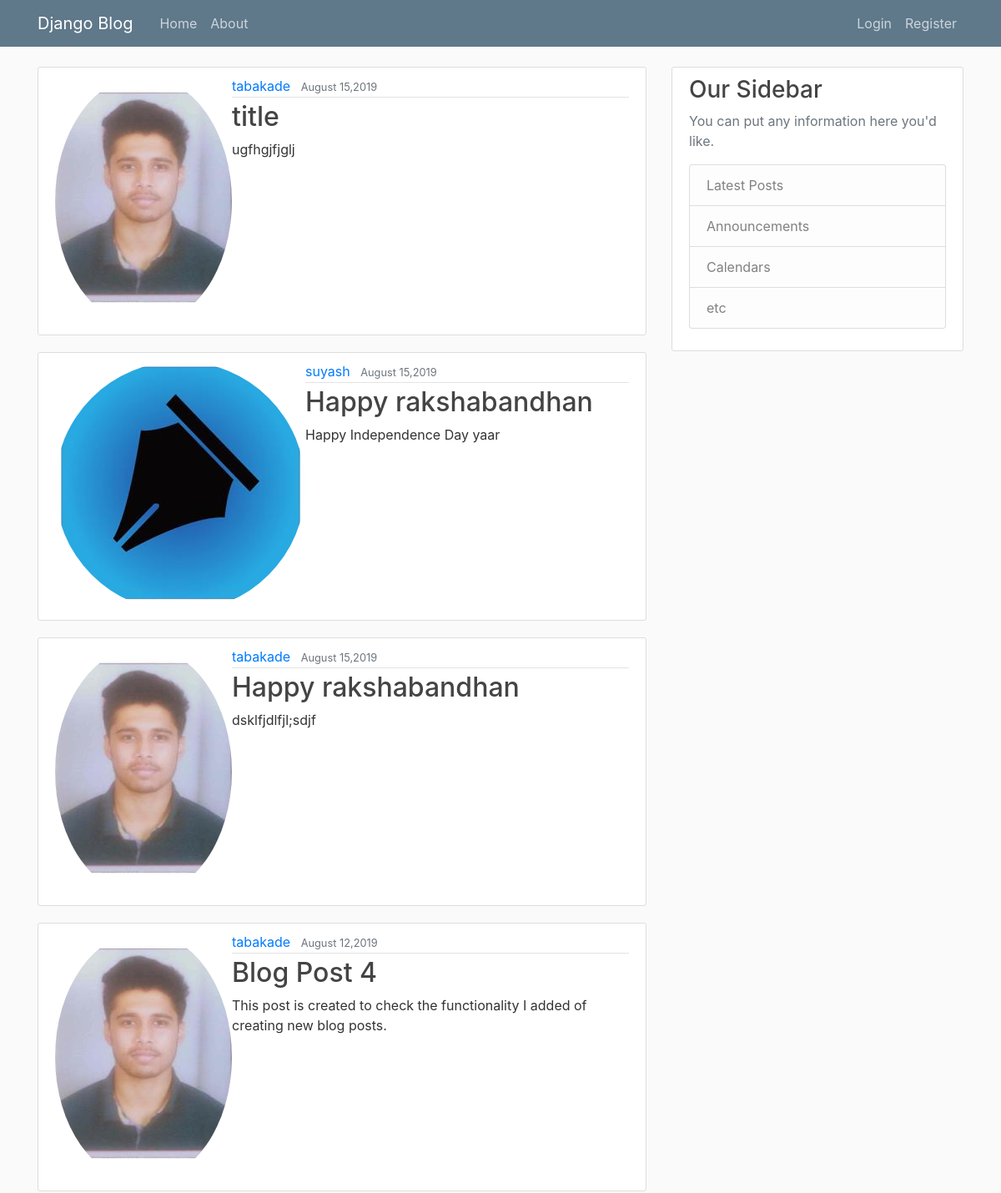
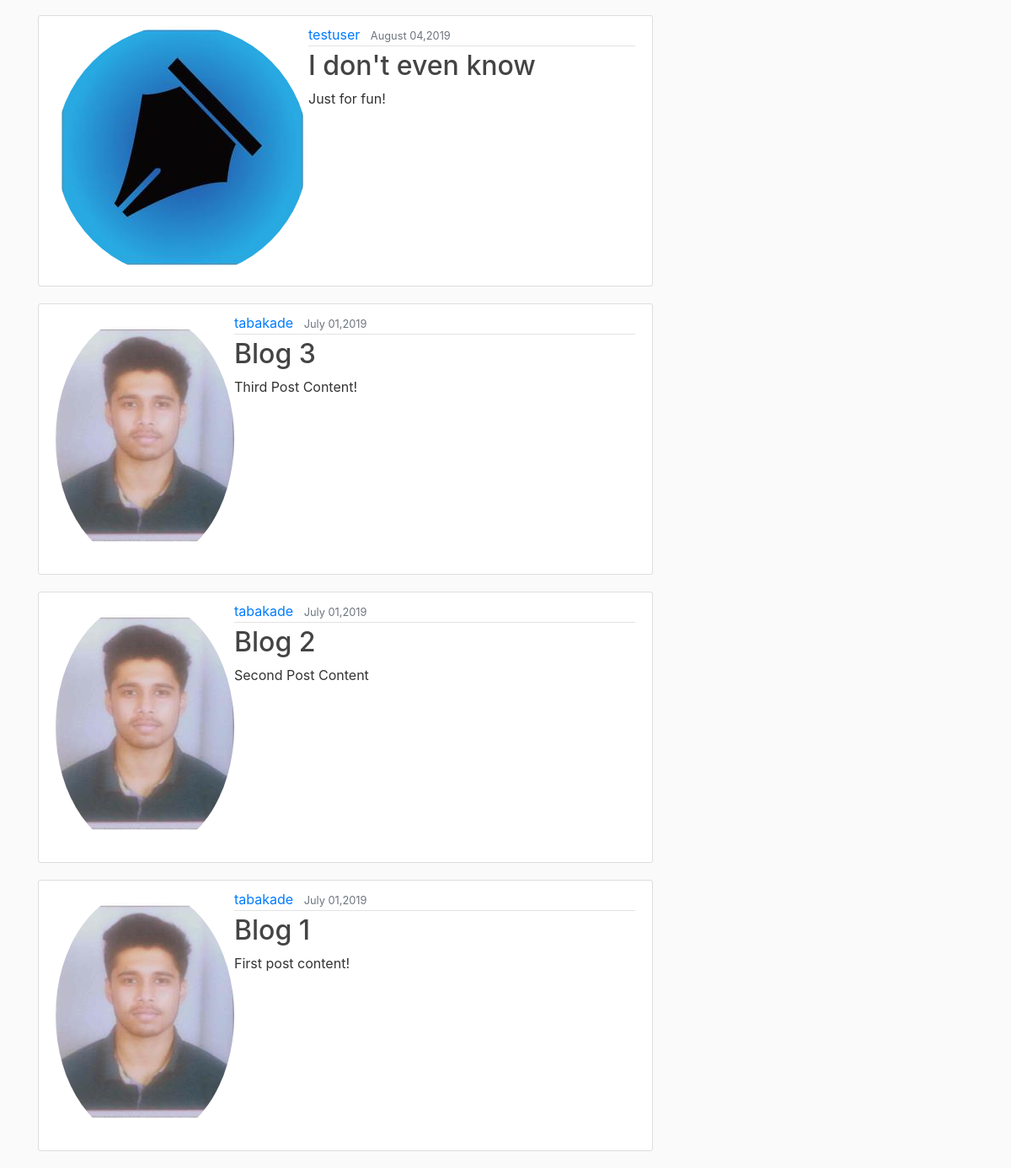
Screenshot of /blog/ with the database file from the repository (2 pictures, top to bottom).
### blog/models.py (models this page shows, shortened)
class Post(models.Model):
    title = models.CharField(max_length=100)
    content = models.TextField()
    date_posted = models.DateTimeField(default=timezone.now) #here timezone will be preferable instead of datetime
    author = models.ForeignKey(User, on_delete=models.CASCADE) #foreign key use karenge har author ko store karne ke liye, Users data will be stored in User model, on_delete will specify what happens when User gets deleted

### users/models.py (models this page shows, shortened)
class Profile(models.Model):
    user = models.OneToOneField(User, on_delete=models.CASCADE)  #if we delete the user, it will also the profile but not the other way round
    image = models.ImageField(default='default.jpg', upload_to='profile_pics')
    bio = models.CharField(max_length=200)
    interests = models.CharField(max_length=300)

### blog/views.py (the view)
# urls.py: path('', PostListView.as_view(), name="blog-home"),   #emptying the field would mean that since nothing is specified, it is home page
class PostListView(ListView):
        model = Post
        template_name = 'blog/home.html' #<app>\<model>_<viewtype>.html
        context_object_name = 'posts' #it should know what variable should we be looping over, or else it will take a listobject for looping
        ordering = ['-date_posted']

### blog/templates/blog/home.html
{% extends "blog/base.html" %}
{% block content %}
    {% for post in posts%}
        <article class="media content-section">
          <img class ="rounded-circle article-image" src="{{ post.author.profile.image.url }}">
          <div class="media-body">
            <div class="article-metadata">
              <a class="mr-2" href="#">{{ post.author }}</a>
              <small class="text-muted">{{ post.date_posted|date:"F d,Y"}}</small>
            </div>
            <h2><a class="article-title" href="{% url 'post_detail' post.id %}">{{ post.title }}</a></h2>
            <p class="article-content">{{ post.content }}</p>
          </div>
        </article>
    {% endfor %}
{% endblock content%}

### blog/templates/blog/base.html (shortened to what this page needs)
<!DOCTYPE html>
{% load static %}
<html>
<head>
    <link rel="stylesheet" href="https://stackpath.bootstrapcdn.com/bootstrap/4.3.1/css/bootstrap.min.css">
    <link rel="stylesheet" type="text/css" href="{% static 'blog/main.css'%}">
</head>
<body>
    <header class="site-header">
      <nav class="navbar navbar-expand-md navbar-dark bg-steel fixed-top">
        <div class="container">
          <a class="navbar-brand mr-4" href="{% url 'blog-home'%}">Django Blog</a>
          <div class="collapse navbar-collapse" id="navbarToggle">
            <div class="navbar-nav mr-auto">
              <a class="nav-item nav-link" href="{% url 'blog-home'%}">Home</a>
              <a class="nav-item nav-link" href="{% url 'about-path'%}">About</a>
            </div>
            <div class="navbar-nav">
              {% if user.is_authenticated %}
                <a class="nav-item nav-link" href="{% url 'post_create' %}">Create New Post</a>
                <a class="nav-item nav-link" href="{% url 'profile' %}">Profile</a>
                <a class="nav-item nav-link" href="{% url 'logout' %}">Logout</a>
              {% else %}
                <a class="nav-item nav-link" href="{% url 'login' %}">Login</a>
                <a class="nav-item nav-link" href="{% url 'register' %}">Register</a>
              {% endif%}
            </div>
          </div>
        </div>
      </nav>
    </header>
    <main role="main" class="container">
      <div class="row">
        <div class="col-md-8">
          {% block content %}{% endblock %}
        </div>
        <div class="col-md-4">
          <div class="content-section">
            <h3>Our Sidebar</h3>
            <p class='text-muted'>You can put any information here you'd like.
              <ul class="list-group">
                <li class="list-group-item list-group-item-light">Latest Posts</li>
                <li class="list-group-item list-group-item-light">Announcements</li>
                <li class="list-group-item list-group-item-light">Calendars</li>
                <li class="list-group-item list-group-item-light">etc</li>
              </ul>
            </p>
          </div>
        </div>
      </div>
    </main>
</body>
</html>

### blog/static/blog/main.css (style rules this page uses)
body { background: #fafafa; color: #333333; margin-top: 5rem; }
h1, h2, h3, h4, h5, h6 { color: #444444; }
ul { margin: 0; }
.bg-steel { background-color: #5f788a; }
.site-header .navbar-nav .nav-link { color: #cbd5db; }
.content-section { background: #ffffff; padding: 10px 20px; border: 1px solid #dddddd; border-radius: 3px; margin-bottom: 20px; }
.article-title { color: #444444; }
.article-content { white-space: pre-line; }
.article-metadata { padding-bottom: 1px; margin-bottom: 4px; border-bottom: 1px solid #e3e3e3 }

### rows the page displays
Post: author.profile.image (picture), author "tabakade", date_posted "August 15,2019", title "title", content "ugfhgjfjglj"
Post: author.profile.image (placeholder picture), author "suyash", date_posted "August 15,2019", title "Happy rakshabandhan", content "Happy Independence Day yaar"
Post: author.profile.image (picture), author "tabakade", date_posted "August 15,2019", title "Happy rakshabandhan", content "dsklfjdlfjl;sdjf"
Post: author.profile.image (picture), author "tabakade", date_posted "August 12,2019", title "Blog Post 4", content "This post is created to check the functionality I added of creating new blog posts."
Post: author.profile.image (placeholder picture), author "testuser", date_posted "August 04,2019", title "I don't even know", content "Just for fun!"
Post: author.profile.image (picture), author "tabakade", date_posted "July 01,2019", title "Blog 3", content "Third Post Content!"
Post: author.profile.image (picture), author "tabakade", date_posted "July 01,2019", title "Blog 2", content "Second Post Content"
Post: author.profile.image (picture), author "tabakade", date_posted "July 01,2019", title "Blog 1", content "First post content!"
